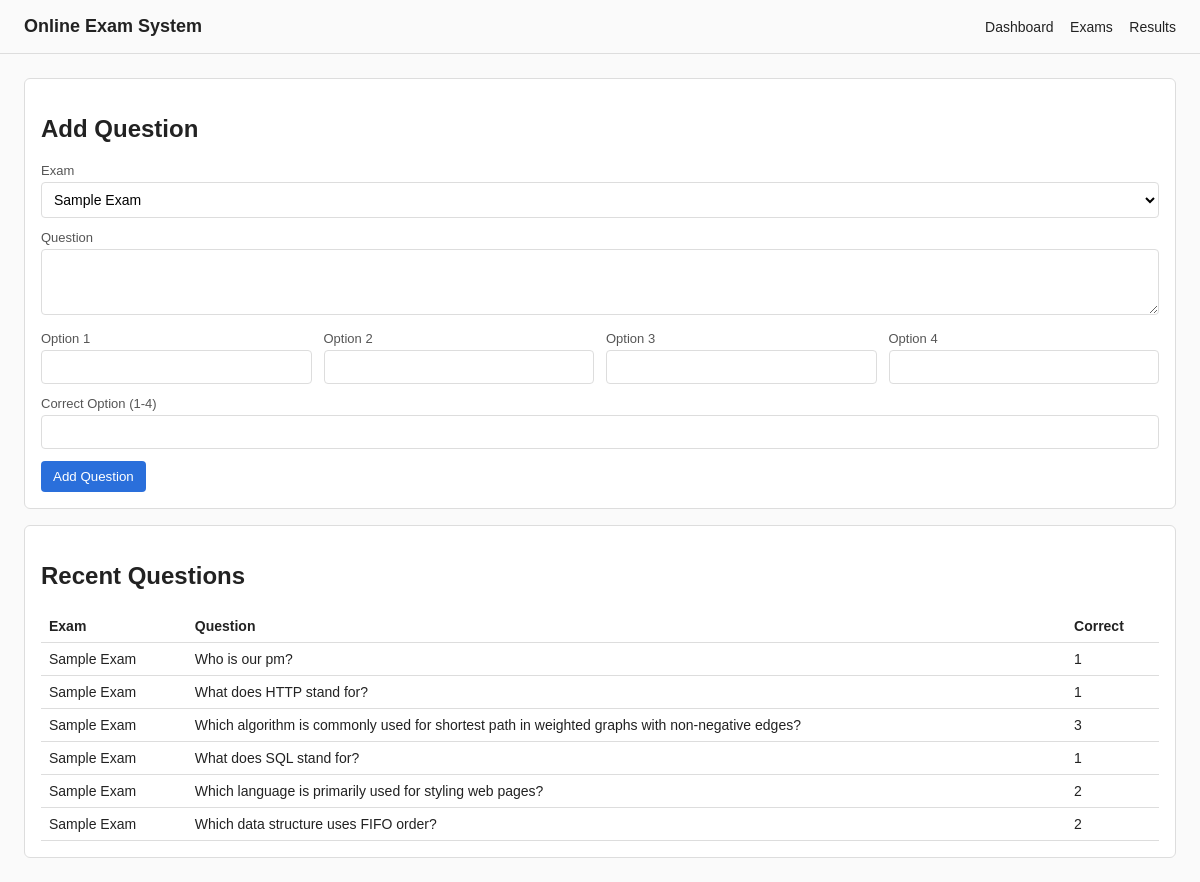
Screenshot of /admin/manage_questions.php (signed in) with the database file from the repository.
### tables this page shows
CREATE TABLE IF NOT EXISTS questions (
  id INT AUTO_INCREMENT PRIMARY KEY,
  exam_id INT NOT NULL,
  question TEXT NOT NULL,
  option1 VARCHAR(255) NOT NULL,
  option2 VARCHAR(255) NOT NULL,
  option3 VARCHAR(255) NOT NULL,
  option4 VARCHAR(255) NOT NULL,
  correct_option TINYINT NOT NULL,
  FOREIGN KEY (exam_id) REFERENCES exams(exam_id) ON DELETE CASCADE
);

CREATE TABLE IF NOT EXISTS exams (
  exam_id INT AUTO_INCREMENT PRIMARY KEY,
  exam_name VARCHAR(150) NOT NULL,
  exam_date DATETIME NOT NULL
);

### includes/functions.php (called while the page is built, shortened)
<?php
function h(string $value): string {
    return htmlspecialchars($value, ENT_QUOTES, "UTF-8");
}
?>

### admin/manage_questions.php (the view, shortened to what this page needs)
<?php
require_once __DIR__ . "/../includes/db.php";
require_once __DIR__ . "/../includes/functions.php";
$exams = $pdo->query("SELECT * FROM exams ORDER BY exam_date DESC")->fetchAll();
$questions = $pdo->query("SELECT q.*, e.exam_name FROM questions q JOIN exams e ON q.exam_id = e.exam_id ORDER BY q.id DESC")->fetchAll();
?>
<!DOCTYPE html>
<html lang="en">
<head>
  <link rel="stylesheet" href="/assets/css/style.css">
</head>
<body>
  <header>
    <div class="brand">Online Exam System</div>
    <nav class="nav">
      <a href="/admin/admin_dashboard.php">Dashboard</a>
      <a href="/admin/manage_exam.php">Exams</a>
      <a href="/admin/view_results.php">Results</a>
    </nav>
  </header>
  <section class="hero">
    <div class="card">
      <h2>Add Question</h2>
      <form method="post">
        <div class="form-group">
          <label>Exam</label>
          <select name="exam_id" required>
            <?php foreach ($exams as $exam): ?>
              <option value="<?= h($exam["exam_id"]) ?>"><?= h($exam["exam_name"]) ?></option>
            <?php endforeach; ?>
          </select>
        </div>
        <div class="form-group">
          <label>Question</label>
          <textarea name="question" rows="3" required></textarea>
        </div>
        <div class="grid two-col">
          <div class="form-group">
            <label>Option 1</label>
            <input type="text" name="option1" required>
          </div>
          <div class="form-group">
            <label>Option 2</label>
            <input type="text" name="option2" required>
          </div>
          <div class="form-group">
            <label>Option 3</label>
            <input type="text" name="option3" required>
          </div>
          <div class="form-group">
            <label>Option 4</label>
            <input type="text" name="option4" required>
          </div>
        </div>
        <div class="form-group">
          <label>Correct Option (1-4)</label>
          <input type="number" name="correct_option" min="1" max="4" required>
        </div>
        <button class="btn" type="submit">Add Question</button>
      </form>
    </div>
    <div class="card">
      <h2>Recent Questions</h2>
      <table class="table">
        <thead>
          <tr>
            <th>Exam</th>
            <th>Question</th>
            <th>Correct</th>
          </tr>
        </thead>
        <tbody>
          <?php foreach ($questions as $q): ?>
            <tr>
              <td><?= h($q["exam_name"]) ?></td>
              <td><?= h($q["question"]) ?></td>
              <td><?= h($q["correct_option"]) ?></td>
            </tr>
          <?php endforeach; ?>
        </tbody>
      </table>
    </div>
  </section>
</body>
</html>

### assets/css/style.css (style rules this page uses)
:root { --text: #222; --muted: #555; --border: #ddd; --bg: #fafafa; --card: #fff; --primary: #2a6fdb; }
* { box-sizing: border-box; }
body { margin: 0; font-family: Arial, sans-serif; color: var(--text); background: var(--bg); }
header { padding: 16px 24px; border-bottom: 1px solid var(--border); display: flex; align-items: center; justify-content: space-between; }
.brand { font-size: 18px; font-weight: 600; }
.nav a, .nav span { color: var(--text); text-decoration: none; margin-left: 12px; font-size: 14px; }
.hero { padding: 24px; display: grid; gap: 16px; }
.card { background: var(--card); border: 1px solid var(--border); padding: 16px; border-radius: 6px; }
.btn { display: inline-block; padding: 8px 12px; border-radius: 4px; background: var(--primary); color: #fff; text-decoration: none; border: none; cursor: pointer; }
.form-group { margin-bottom: 12px; }
label { display: block; font-size: 13px; margin-bottom: 4px; color: var(--muted); }
input, select, textarea { width: 100%; padding: 8px; border-radius: 4px; border: 1px solid var(--border); background: #fff; font-size: 14px; }
.grid { display: grid; gap: 12px; }
.two-col { grid-template-columns: repeat(auto-fit, minmax(200px, 1fr)); }
.table { width: 100%; border-collapse: collapse; font-size: 14px; }
.table th, .table td { padding: 8px; border-bottom: 1px solid var(--border); text-align: left; }

### rows the page displays
questions: exam.exam_name "Sample Exam", question "Who is our pm?", correct_option "1"
questions: exam.exam_name "Sample Exam", question "What does HTTP stand for?", correct_option "1"
questions: exam.exam_name "Sample Exam", question "Which algorithm is commonly used for shortest path in weighted graphs with non-negative edges?", correct_option "3"
questions: exam.exam_name "Sample Exam", question "What does SQL stand for?", correct_option "1"
questions: exam.exam_name "Sample Exam", question "Which language is primarily used for styling web pages?", correct_option "2"
questions: exam.exam_name "Sample Exam", question "Which data structure uses FIFO order?", correct_option "2"

### other values shown
form field exam_id "Sample Exam"
